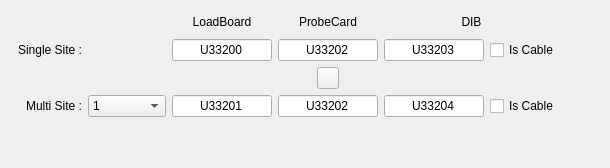
       <widget class="QWidget" name="pcbsTab">
        <attribute name="title">
         <string>PCBs</string>
        </attribute>
        <layout class="QGridLayout" name="gridLayout_2">
         <item row="0" column="0">
          <layout class="QVBoxLayout" name="verticalLayout_7">
           <item>
            <layout class="QHBoxLayout" name="horizontalLayout_10">
             <item>
              <layout class="QVBoxLayout" name="verticalLayout_6">
               <item>
                <widget class="QLabel" name="label_17">
                 <property name="sizePolicy">
                  <sizepolicy hsizetype="Fixed" vsizetype="Fixed">
                   <horstretch>0</horstretch>
                   <verstretch>0</verstretch>
                  </sizepolicy>
                 </property>
                 <property name="minimumSize">
                  <size>
                   <width>61</width>
                   <height>22</height>
                  </size>
                 </property>
                 <property name="maximumSize">
                  <size>
                   <width>61</width>
                   <height>22</height>
                  </size>
                 </property>
                 <property name="toolTip">
                  <string>(Single Site)</string>
                 </property>
                 <property name="text">
                  <string/>
                 </property>
                 <property name="alignment">
                  <set>Qt::AlignRight|Qt::AlignTrailing|Qt::AlignVCenter</set>
                 </property>
                </widget>
               </item>
               <item>
                <widget class="QLabel" name="singlesiteLabel">
                 <property name="minimumSize">
                  <size>
                   <width>71</width>
                   <height>22</height>
                  </size>
                 </property>
                 <property name="maximumSize">
                  <size>
                   <width>71</width>
                   <height>22</height>
                  </size>
                 </property>
                 <property name="toolTip">
                  <string>(Single Site)</string>
                 </property>
                 <property name="text">
                  <string>Single Site :</string>
                 </property>
                 <property name="alignment">
                  <set>Qt::AlignRight|Qt::AlignTrailing|Qt::AlignVCenter</set>
                 </property>
                </widget>
               </item>
               <item>
                <layout class="QHBoxLayout" name="horizontalLayout_14">
                 <item>
                  <spacer name="horizontalSpacer_16">
                   <property name="orientation">
                    <enum>Qt::Horizontal</enum>
                   </property>
                   <property name="sizeType">
                    <enum>QSizePolicy::Minimum</enum>
                   </property>
                   <property name="sizeHint" stdset="0">
                    <size>
                     <width>21</width>
                     <height>13</height>
                    </size>
                   </property>
                  </spacer>
                 </item>
                 <item>
                  <widget class="QLabel" name="label_27">
                   <property name="sizePolicy">
                    <sizepolicy hsizetype="Fixed" vsizetype="Fixed">
                     <horstretch>0</horstretch>
                     <verstretch>0</verstretch>
                    </sizepolicy>
                   </property>
                   <property name="minimumSize">
                    <size>
                     <width>22</width>
                     <height>22</height>
                    </size>
                   </property>
                   <property name="maximumSize">
                    <size>
                     <width>22</width>
                     <height>22</height>
                    </size>
                   </property>
                   <property name="text">
                    <string/>
                   </property>
                  </widget>
                 </item>
                 <item>
                  <spacer name="horizontalSpacer_17">
                   <property name="orientation">
                    <enum>Qt::Horizontal</enum>
                   </property>
                   <property name="sizeType">
                    <enum>QSizePolicy::Minimum</enum>
                   </property>
                   <property name="sizeHint" stdset="0">
                    <size>
                     <width>21</width>
                     <height>18</height>
                    </size>
                   </property>
                  </spacer>
                 </item>
                </layout>
               </item>
               <item>
                <widget class="QLabel" name="multisiteLabel">
                 <property name="minimumSize">
                  <size>
                   <width>71</width>
                   <height>22</height>
                  </size>
                 </property>
                 <property name="maximumSize">
                  <size>
                   <width>71</width>
                   <height>22</height>
                  </size>
                 </property>
                 <property name="toolTip">
                  <string>(Multi Site)</string>
                 </property>
                 <property name="text">
                  <string>Multi Site :</string>
                 </property>
                 <property name="alignment">
                  <set>Qt::AlignRight|Qt::AlignTrailing|Qt::AlignVCenter</set>
                 </property>
                </widget>
               </item>
              </layout>
             </item>
             <item>
              <layout class="QVBoxLayout" name="verticalLayout_5">
               <item>
                <widget class="QLabel" name="label_18">
                 <property name="sizePolicy">
                  <sizepolicy hsizetype="Fixed" vsizetype="Fixed">
                   <horstretch>0</horstretch>
                   <verstretch>0</verstretch>
                  </sizepolicy>
                 </property>
                 <property name="minimumSize">
                  <size>
                   <width>61</width>
                   <height>22</height>
                  </size>
                 </property>
                 <property name="maximumSize">
                  <size>
                   <width>61</width>
                   <height>22</height>
                  </size>
                 </property>
                 <property name="toolTip">
                  <string>(Single Site)</string>
                 </property>
                 <property name="text">
                  <string/>
                 </property>
                 <property name="alignment">
                  <set>Qt::AlignRight|Qt::AlignTrailing|Qt::AlignVCenter</set>
                 </property>
                </widget>
               </item>
               <item>
                <widget class="QLabel" name="label_12">
                 <property name="sizePolicy">
                  <sizepolicy hsizetype="Fixed" vsizetype="Fixed">
                   <horstretch>0</horstretch>
                   <verstretch>0</verstretch>
                  </sizepolicy>
                 </property>
                 <property name="minimumSize">
                  <size>
                   <width>61</width>
                   <height>22</height>
                  </size>
                 </property>
                 <property name="maximumSize">
                  <size>
                   <width>61</width>
                   <height>22</height>
                  </size>
                 </property>
                 <property name="toolTip">
                  <string>(Single Site)</string>
                 </property>
                 <property name="text">
                  <string/>
                 </property>
                 <property name="alignment">
                  <set>Qt::AlignRight|Qt::AlignTrailing|Qt::AlignVCenter</set>
                 </property>
                </widget>
               </item>
               <item>
                <layout class="QHBoxLayout" name="horizontalLayout_13">
                 <item>
                  <spacer name="horizontalSpacer_14">
                   <property name="orientation">
                    <enum>Qt::Horizontal</enum>
                   </property>
                   <property name="sizeType">
                    <enum>QSizePolicy::Minimum</enum>
                   </property>
                   <property name="sizeHint" stdset="0">
                    <size>
                     <width>21</width>
                     <height>13</height>
                    </size>
                   </property>
                  </spacer>
                 </item>
                 <item>
                  <widget class="QLabel" name="label_26">
                   <property name="sizePolicy">
                    <sizepolicy hsizetype="Fixed" vsizetype="Fixed">
                     <horstretch>0</horstretch>
                     <verstretch>0</verstretch>
                    </sizepolicy>
                   </property>
                   <property name="minimumSize">
                    <size>
                     <width>22</width>
                     <height>22</height>
                    </size>
                   </property>
                   <property name="maximumSize">
                    <size>
                     <width>22</width>
                     <height>22</height>
                    </size>
                   </property>
                   <property name="text">
                    <string/>
                   </property>
                  </widget>
                 </item>
                 <item>
                  <spacer name="horizontalSpacer_15">
                   <property name="orientation">
                    <enum>Qt::Horizontal</enum>
                   </property>
                   <property name="sizeType">
                    <enum>QSizePolicy::Minimum</enum>
                   </property>
                   <property name="sizeHint" stdset="0">
                    <size>
                     <width>21</width>
                     <height>18</height>
                    </size>
                   </property>
                  </spacer>
                 </item>
                </layout>
               </item>
               <item>
                <widget class="QComboBox" name="maxParallelism">
                 <property name="sizePolicy">
                  <sizepolicy hsizetype="Fixed" vsizetype="Fixed">
                   <horstretch>0</horstretch>
                   <verstretch>0</verstretch>
                  </sizepolicy>
                 </property>
                 <property name="minimumSize">
                  <size>
                   <width>78</width>
                   <height>22</height>
                  </size>
                 </property>
                 <property name="maximumSize">
                  <size>
                   <width>61</width>
                   <height>22</height>
                  </size>
                 </property>
                 <property name="maxVisibleItems">
                  <number>16</number>
                 </property>
                 <item>
                  <property name="text">
                   <string>1</string>
                  </property>
                 </item>
                 <item>
                  <property name="text">
                   <string>2</string>
                  </property>
                 </item>
                 <item>
                  <property name="text">
                   <string>3</string>
                  </property>
                 </item>
                 <item>
                  <property name="text">
                   <string>4</string>
                  </property>
                 </item>
                 <item>
                  <property name="text">
                   <string>5</string>
                  </property>
                 </item>
                 <item>
                  <property name="text">
                   <string>6</string>
                  </property>
                 </item>
                 <item>
                  <property name="text">
                   <string>7</string>
                  </property>
                 </item>
                 <item>
                  <property name="text">
                   <string>8</string>
                  </property>
                 </item>
                 <item>
                  <property name="text">
                   <string>9</string>
                  </property>
                 </item>
                 <item>
                  <property name="text">
                   <string>10</string>
                  </property>
                 </item>
                 <item>
                  <property name="text">
                   <string>11</string>
                  </property>
                 </item>
                 <item>
                  <property name="text">
                   <string>12</string>
                  </property>
                 </item>
                 <item>
                  <property name="text">
                   <string>13</string>
                  </property>
                 </item>
                 <item>
                  <property name="text">
                   <string>14</string>
                  </property>
                 </item>
                 <item>
                  <property name="text">
                   <string>15</string>
                  </property>
                 </item>
                 <item>
                  <property name="text">
                   <string>16</string>
                  </property>
                 </item>
                </widget>
               </item>
              </layout>
             </item>
             <item>
              <layout class="QVBoxLayout" name="verticalLayout_4">
               <item>
                <widget class="QLabel" name="loadboardLabel">
                 <property name="sizePolicy">
                  <sizepolicy hsizetype="Fixed" vsizetype="Fixed">
                   <horstretch>0</horstretch>
                   <verstretch>0</verstretch>
                  </sizepolicy>
                 </property>
                 <property name="minimumSize">
                  <size>
                   <width>100</width>
                   <height>22</height>
                  </size>
                 </property>
                 <property name="maximumSize">
                  <size>
                   <width>100</width>
                   <height>22</height>
                  </size>
                 </property>
                 <property name="text">
                  <string>LoadBoard</string>
                 </property>
                 <property name="alignment">
                  <set>Qt::AlignCenter</set>
                 </property>
                </widget>
               </item>
               <item>
                <widget class="QLineEdit" name="singlesiteLoadboard">
                 <property name="sizePolicy">
                  <sizepolicy hsizetype="Fixed" vsizetype="Fixed">
                   <horstretch>0</horstretch>
                   <verstretch>0</verstretch>
                  </sizepolicy>
                 </property>
                 <property name="minimumSize">
                  <size>
                   <width>100</width>
                   <height>22</height>
                  </size>
                 </property>
                 <property name="maximumSize">
                  <size>
                   <width>100</width>
                   <height>22</height>
                  </size>
                 </property>
                 <property name="text">
                  <string>U33200</string>
                 </property>
                 <property name="alignment">
                  <set>Qt::AlignCenter</set>
                 </property>
                </widget>
               </item>
               <item>
                <layout class="QHBoxLayout" name="horizontalLayout_3">
                 <item>
                  <spacer name="horizontalSpacer_13">
                   <property name="orientation">
                    <enum>Qt::Horizontal</enum>
                   </property>
                   <property name="sizeType">
                    <enum>QSizePolicy::Minimum</enum>
                   </property>
                   <property name="sizeHint" stdset="0">
                    <size>
                     <width>21</width>
                     <height>13</height>
                    </size>
                   </property>
                  </spacer>
                 </item>
                 <item>
                  <widget class="QLabel" name="label_25">
                   <property name="sizePolicy">
                    <sizepolicy hsizetype="Fixed" vsizetype="Fixed">
                     <horstretch>0</horstretch>
                     <verstretch>0</verstretch>
                    </sizepolicy>
                   </property>
                   <property name="minimumSize">
                    <size>
                     <width>22</width>
                     <height>22</height>
                    </size>
                   </property>
                   <property name="maximumSize">
                    <size>
                     <width>22</width>
                     <height>22</height>
                    </size>
                   </property>
                   <property name="text">
                    <string/>
                   </property>
                  </widget>
                 </item>
                 <item>
                  <spacer name="horizontalSpacer_12">
                   <property name="orientation">
                    <enum>Qt::Horizontal</enum>
                   </property>
                   <property name="sizeType">
                    <enum>QSizePolicy::Minimum</enum>
                   </property>
                   <property name="sizeHint" stdset="0">
                    <size>
                     <width>21</width>
                     <height>18</height>
                    </size>
                   </property>
                  </spacer>
                 </item>
                </layout>
               </item>
               <item>
                <widget class="QLineEdit" name="multisiteLoadboard">
                 <property name="sizePolicy">
                  <sizepolicy hsizetype="Fixed" vsizetype="Fixed">
                   <horstretch>0</horstretch>
                   <verstretch>0</verstretch>
                  </sizepolicy>
                 </property>
                 <property name="minimumSize">
                  <size>
                   <width>100</width>
                   <height>22</height>
                  </size>
                 </property>
                 <property name="maximumSize">
                  <size>
                   <width>100</width>
                   <height>22</height>
                  </size>
                 </property>
                 <property name="text">
                  <string>U33201</string>
                 </property>
                 <property name="alignment">
                  <set>Qt::AlignCenter</set>
                 </property>
                </widget>
               </item>
              </layout>
             </item>
             <item>
              <layout class="QVBoxLayout" name="verticalLayout_3">
               <item>
                <widget class="QLabel" name="probecardLabel">
                 <property name="sizePolicy">
                  <sizepolicy hsizetype="Fixed" vsizetype="Fixed">
                   <horstretch>0</horstretch>
                   <verstretch>0</verstretch>
                  </sizepolicy>
                 </property>
                 <property name="minimumSize">
                  <size>
                   <width>100</width>
                   <height>22</height>
                  </size>
                 </property>
                 <property name="maximumSize">
                  <size>
                   <width>100</width>
                   <height>22</height>
                  </size>
                 </property>
                 <property name="text">
                  <string>ProbeCard</string>
                 </property>
                 <property name="alignment">
                  <set>Qt::AlignCenter</set>
                 </property>
                </widget>
               </item>
               <item>
                <widget class="QLineEdit" name="singlesiteProbecard">
                 <property name="sizePolicy">
                  <sizepolicy hsizetype="Fixed" vsizetype="Fixed">
                   <horstretch>0</horstretch>
                   <verstretch>0</verstretch>
                  </sizepolicy>
                 </property>
                 <property name="minimumSize">
                  <size>
                   <width>100</width>
                   <height>22</height>
                  </size>
                 </property>
                 <property name="maximumSize">
                  <size>
                   <width>100</width>
                   <height>22</height>
                  </size>
                 </property>
                 <property name="text">
                  <string>U33202</string>
                 </property>
                 <property name="alignment">
                  <set>Qt::AlignCenter</set>
                 </property>
                </widget>
               </item>
               <item>
                <layout class="QHBoxLayout" name="horizontalLayout_2">
                 <item>
                  <spacer name="horizontalSpacer_3">
                   <property name="orientation">
                    <enum>Qt::Horizontal</enum>
                   </property>
                   <property name="sizeType">
                    <enum>QSizePolicy::Minimum</enum>
                   </property>
                   <property name="sizeHint" stdset="0">
                    <size>
                     <width>21</width>
                     <height>13</height>
                    </size>
                   </property>
                  </spacer>
                 </item>
                 <item>
                  <widget class="QToolButton" name="probecardLink">
                   <property name="minimumSize">
                    <size>
                     <width>22</width>
                     <height>22</height>
                    </size>
                   </property>
                   <property name="maximumSize">
                    <size>
                     <width>22</width>
                     <height>22</height>
                    </size>
                   </property>
                   <property name="text">
                    <string/>
                   </property>
                  </widget>
                 </item>
                 <item>
                  <spacer name="horizontalSpacer_4">
                   <property name="orientation">
                    <enum>Qt::Horizontal</enum>
                   </property>
                   <property name="sizeType">
                    <enum>QSizePolicy::Minimum</enum>
                   </property>
                   <property name="sizeHint" stdset="0">
                    <size>
                     <width>21</width>
                     <height>18</height>
                    </size>
                   </property>
                  </spacer>
                 </item>
                </layout>
               </item>
               <item>
                <widget class="QLineEdit" name="multisiteProbecard">
                 <property name="sizePolicy">
                  <sizepolicy hsizetype="Fixed" vsizetype="Fixed">
                   <horstretch>0</horstretch>
                   <verstretch>0</verstretch>
                  </sizepolicy>
                 </property>
                 <property name="minimumSize">
                  <size>
                   <width>100</width>
                   <height>22</height>
                  </size>
                 </property>
                 <property name="maximumSize">
                  <size>
                   <width>100</width>
                   <height>22</height>
                  </size>
                 </property>
                 <property name="text">
                  <string>U33202</string>
                 </property>
                 <property name="alignment">
                  <set>Qt::AlignCenter</set>
                 </property>
                </widget>
               </item>
              </layout>
             </item>
             <item>
              <layout class="QVBoxLayout" name="verticalLayout_2">
               <item>
                <widget class="QLabel" name="dibLabel">
                 <property name="sizePolicy">
                  <sizepolicy hsizetype="Preferred" vsizetype="Preferred">
                   <horstretch>0</horstretch>
                   <verstretch>0</verstretch>
                  </sizepolicy>
                 </property>
                 <property name="minimumSize">
                  <size>
                   <width>100</width>
                   <height>22</height>
                  </size>
                 </property>
                 <property name="maximumSize">
                  <size>
                   <width>16777215</width>
                   <height>22</height>
                  </size>
                 </property>
                 <property name="text">
                  <string>DIB</string>
                 </property>
                 <property name="alignment">
                  <set>Qt::AlignCenter</set>
                 </property>
                </widget>
               </item>
               <item>
                <layout class="QHBoxLayout" name="horizontalLayout_5">
                 <item>
                  <widget class="QLineEdit" name="singlesiteDIB">
                   <property name="sizePolicy">
                    <sizepolicy hsizetype="Fixed" vsizetype="Fixed">
                     <horstretch>0</horstretch>
                     <verstretch>0</verstretch>
                    </sizepolicy>
                   </property>
                   <property name="minimumSize">
                    <size>
                     <width>100</width>
                     <height>22</height>
                    </size>
                   </property>
                   <property name="maximumSize">
                    <size>
                     <width>100</width>
                     <height>22</height>
                    </size>
                   </property>
                   <property name="text">
                    <string>U33203</string>
                   </property>
                   <property name="alignment">
                    <set>Qt::AlignCenter</set>
                   </property>
                  </widget>
                 </item>
                 <item>
                  <widget class="QCheckBox" name="singleSiteDIBisCable">
                   <property name="text">
                    <string>Is Cable</string>
                   </property>
                  </widget>
                 </item>
                </layout>
               </item>
               <item>
                <layout class="QHBoxLayout" name="horizontalLayout_15">
                 <item>
                  <spacer name="horizontalSpacer_18">
                   <property name="orientation">
                    <enum>Qt::Horizontal</enum>
                   </property>
                   <property name="sizeType">
                    <enum>QSizePolicy::Minimum</enum>
                   </property>
                   <property name="sizeHint" stdset="0">
                    <size>
                     <width>21</width>
                     <height>13</height>
                    </size>
                   </property>
                  </spacer>
                 </item>
                 <item>
                  <widget class="QLabel" name="label_28">
                   <property name="sizePolicy">
                    <sizepolicy hsizetype="Fixed" vsizetype="Fixed">
                     <horstretch>0</horstretch>
                     <verstretch>0</verstretch>
                    </sizepolicy>
                   </property>
                   <property name="minimumSize">
                    <size>
                     <width>22</width>
                     <height>22</height>
                    </size>
                   </property>
                   <property name="maximumSize">
                    <size>
                     <width>22</width>
                     <height>22</height>
                    </size>
                   </property>
                   <property name="text">
                    <string/>
                   </property>
                  </widget>
                 </item>
                 <item>
                  <spacer name="horizontalSpacer_19">
                   <property name="orientation">
                    <enum>Qt::Horizontal</enum>
                   </property>
                   <property name="sizeType">
                    <enum>QSizePolicy::Minimum</enum>
                   </property>
                   <property name="sizeHint" stdset="0">
                    <size>
                     <width>21</width>
                     <height>18</height>
                    </size>
                   </property>
                  </spacer>
                 </item>
                </layout>
               </item>
               <item>
                <layout class="QHBoxLayout" name="horizontalLayout_7">
                 <item>
                  <widget class="QLineEdit" name="multisiteDIB">
                   <property name="sizePolicy">
                    <sizepolicy hsizetype="Fixed" vsizetype="Fixed">
                     <horstretch>0</horstretch>
                     <verstretch>0</verstretch>
                    </sizepolicy>
                   </property>
                   <property name="minimumSize">
                    <size>
                     <width>100</width>
                     <height>22</height>
                    </size>
                   </property>
                   <property name="maximumSize">
                    <size>
                     <width>100</width>
                     <height>22</height>
                    </size>
                   </property>
                   <property name="text">
                    <string>U33204</string>
                   </property>
                   <property name="alignment">
                    <set>Qt::AlignCenter</set>
                   </property>
                  </widget>
                 </item>
                 <item>
                  <widget class="QCheckBox" name="multiSiteDIBisCable">
                   <property name="text">
                    <string>Is Cable</string>
                   </property>
                  </widget>
                 </item>
                </layout>
               </item>
              </layout>
             </item>
             <item>
              <spacer name="horizontalSpacer_5">
               <property name="orientation">
                <enum>Qt::Horizontal</enum>
               </property>
               <property name="sizeHint" stdset="0">
                <size>
                 <width>40</width>
                 <height>20</height>
                </size>
               </property>
              </spacer>
             </item>
            </layout>
           </item>
           <item>
            <spacer name="verticalSpacer_4">
             <property name="orientation">
              <enum>Qt::Vertical</enum>
             </property>
             <property name="sizeHint" stdset="0">
              <size>
               <width>20</width>
               <height>40</height>
              </size>
             </property>
            </spacer>
           </item>
          </layout>
         </item>
        </layout>
       </widget>
